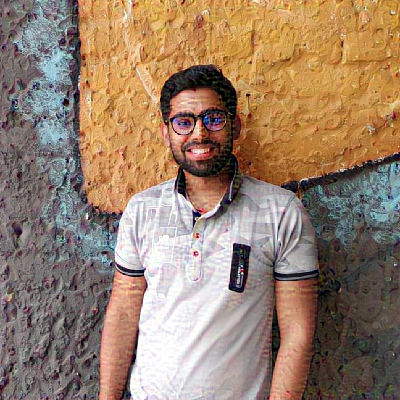
#> input picture assets/me_1.png, 400 x 400 px, given in place of rajan.jpeg, which was not available
$ python anime_effect.py
#> lines starting #> are read from the running program, lines starting #| are printed output that depends on the picture; after the words box and inside, x2 and y2 are one past the last pixel; in counts of white or black regions, pixels touching at a corner belong together; pictures that were not available may be replaced by others from this repository, and a replacement may not be noted
#> further down, image is the input picture: shape (400, 400, 3); mean B, G, R 108.1, 128.2, 153.1
from scipy import stats # apply statistical knowledge from scitific python lib
import numpy as np # matrix manipulation
import cv2 # image processing lib
import argparse # input and output file.
from time import sleep # time based library
from collections import defaultdict # DS
from tqdm import tqdm as tqdm # for progess bar
import time

# K-means algorithm to cluster the histogram of image
# Value of K is auto-selected

def animefy(input_image,old=0):
#> called with old = 1
    output = np.array(input_image)
    x, y, channel = output.shape
#> x = 400; y = 400; channel = 3
    # hists = []
    for i in range(channel):
        #apply bilateral filter on image with i skip value
        output[:, :, i] = cv2.bilateralFilter(output[:, :, i], 5, 50, 50)
    edge = cv2.Canny(output, 100, 200)
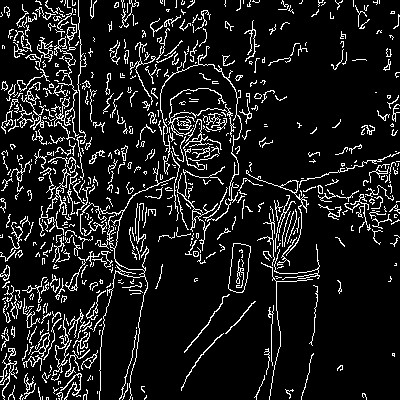
#> edge: shape (400, 400); 11% white in thin lines or dots
    #Convert image from one color space to another (RGB to HSV value)
    output = cv2.cvtColor(output, cv2.COLOR_RGB2HSV)
#> output: shape (400, 400, 3); mean H, S, V 102, 81.6, 155.8
    # Initialize a histogram values for HSV specifically
    hists = []
    #H val histogram
    hist, _ = np.histogram(output[:, :, 0], bins=np.arange(180+1))
#> hist = 180 values, max 13489 at index 104, min 0 at index 59, mean 888.9
    hists.append(hist)
    #S val histogram
    hist, _ = np.histogram(output[:, :, 1], bins=np.arange(256+1))
#> hist = 256 values, max 2145 at index 5, min 0 at index 245, mean 625
    hists.append(hist)
    #V val histogram
    hist, _ = np.histogram(output[:, :, 2], bins=np.arange(256+1))
#> hist = 256 values, max 1565 at index 209, min 1 at index 0, mean 625
    hists.append(hist)

    Collect = []
    #for collecting all H,S,V histograms after apply KHist fuction on all.
    for h in tqdm(hists,desc="Progress 1 of 2"):
        sleep(0.2)
        Collect.append(KHist(h))
#> this loop made 3 passes
#> after the loop, Collect = [[21, 107, 148], [13, 43, 81, 121, 153, 181], [155]]
    """print("centroids: {0}".format(Collect))"""

    output = output.reshape((-1, channel))
    for i in tqdm(range(channel),desc="Progress 2 of 2"):
        channel1 = output[:, i]
        index = np.argmin(np.abs(channel1[:, np.newaxis] - Collect[i]), axis=1)
        output[:, i] = Collect[i][index]
    output = output.reshape((x, y, channel))
#> output: shape (400, 400, 3); mean H, S, V 101.6, 81.3, 155
    output = cv2.cvtColor(output, cv2.COLOR_HSV2RGB)
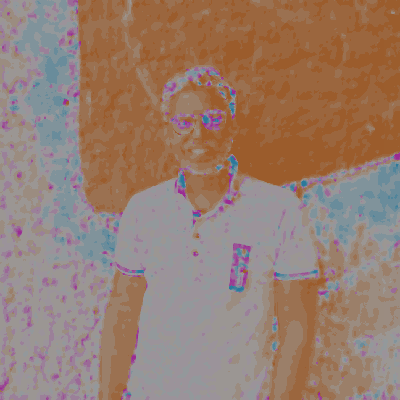
#> output: shape (400, 400, 3); mean B, G, R 112.2, 125.9, 151.6
    # contours find and apply on org. image
    contours, _ = cv2.findContours(edge,
                                   cv2.RETR_EXTERNAL,
                                   cv2.CHAIN_APPROX_NONE)
#> contours = 593 contours, 536 with area under 20; largest, box (x1, y1, x2, y2) and area: (228, 243, 251, 293) 806, (246, 170, 309, 256) 194, (54, 36, 79, 140) 158, (177, 166, 225, 251) 118, (46, 168, 71, 215) 102
    cv2.drawContours(output, contours, -1, 0, thickness=1)
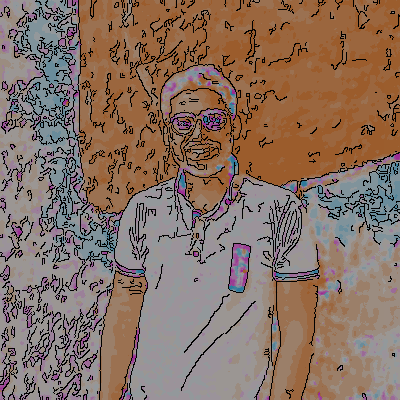
#> output: shape (400, 400, 3); 10.78% of pixels changed, all inside (x1, y1, x2, y2) = (0, 0, 400, 400)
    output2=cv2.cvtColor(output, cv2.COLOR_BGR2XYZ)
#> output2: shape (400, 400, 3); mean of channels 0, 1, 2 113.9, 116.1, 110.2
    output3=cv2.cvtColor(output, cv2.COLOR_BGR2HLS)
#> output3: shape (400, 400, 3); mean of channels 0, 1, 2 45.7, 115.9, 52.1
    #multip-value return statement needed
    if(old==0):
        return output,output2,output3
    else:
        output1 = output.copy()
        output = np.array(output, dtype=np.float64) # converting to float to prevent loss
        output = cv2.transform(output, np.matrix([[0.272, 0.534, 0.131],
                                    [0.349, 0.686, 0.168],
                                    [0.393, 0.769, 0.189]])) # multipying image with special vintage view matrix
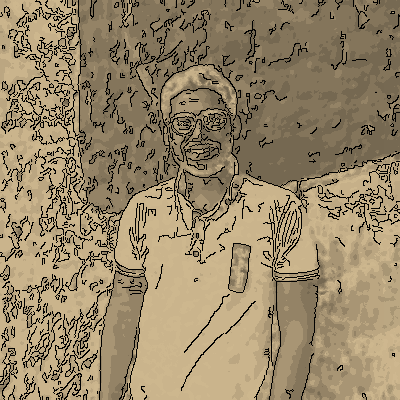
#> output: shape (400, 400, 3) float64; mean B, G, R 104.6, 134.3, 150.8
        output[np.where(output > 255)] = 255 # normalizing values greater than 255 to 255
        output = np.array(output, dtype=np.uint8) # converting back to int
        return output1,output2,output3,output


def update_C(C, histogram):
    #update centroids until they don't change

    while (True):
        groups = defaultdict(list)
        # Assign pixel values
        for i in range(len(histogram)):
            if histogram[i] == 0:
                continue
            d = np.abs(C-i)
            index = np.argmin(d)
            groups[index].append(i)

        new_C = np.array(C)
        for i, indice in groups.items():
            if np.sum(histogram[indice]) == 0:
                continue
            new_C[i] = int(np.sum(indice*histogram[indice])/np.sum(histogram[indice]))
        if np.sum(new_C-C) == 0:
            break
        C = new_C
    return C, groups


def KHist(hist):
    #Choose the most appropriate K for k-means and get the centroids accordingly

    alpha = 0.001 # p-value threshold for normaltest
    N = 80  # minimun group size for normaltest
    C = np.array([128])

    while True:
        C, groups = update_C(C, hist)

        #start increase K if possible
        new_C = set()     # use set to avoid same value when seperating centroid
        for i, indice in groups.items():
            #if there are not enough values in the group, do not seperate
            if len(indice) < N:
                new_C.add(C[i])
                continue

            # judge whether we should seperate the centroid by testing if the values of the group is under a normal distribution
            z, pval = stats.normaltest(hist[indice])
            if pval < alpha:
                #not a normal dist, seperate
                left = 0 if i == 0 else C[i-1]
                right = len(hist)-1 if i == len(C)-1 else C[i+1]
                delta = right-left
                if delta >= 3:
                    c1 = (C[i]+left)/2
                    c2 = (C[i]+right)/2
                    new_C.add(c1)
                    new_C.add(c2)
                else:
                    # though it is not a normal dist, we have no extra space to seperate
                    new_C.add(C[i])
            else:
                # normal dist, no need to seperate
                new_C.add(C[i])
        if len(new_C) == len(C):
            break
        else:
            C = np.array(sorted(new_C))
    return C

if __name__ == '__main__':
    # construct the argument parse and parse the arguments
    #reading the image
    image = cv2.imread("/home/rjn/Pictures/My Pictures/rajan.jpeg")

    start_time = time.time()
    print("Wait, Work is in Progess.")
    output,output2,output3,output4 = animefy(image,1)
    end_time = time.time()
    t = end_time-start_time # processing time
    print('time: {0}s'.format(t))


    cv2.imwrite("assets/rjn.jpg", output) # save the image
    cv2.imwrite("assets/rjn_effect.jpg", output2)
    cv2.imwrite("assets/rjn_anime_effect.jpg", output3)
    cv2.imwrite("assets/rjn_vintage_effect.jpg", output4)
    print("Your results are ready!")
